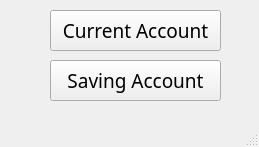
<?xml version="1.0" encoding="UTF-8"?>
<ui version="4.0">
 <class>MainWindow</class>
 <widget class="QMainWindow" name="MainWindow">
  <property name="geometry">
   <rect>
    <x>0</x>
    <y>0</y>
    <width>259</width>
    <height>147</height>
   </rect>
  </property>
  <property name="windowTitle">
   <string>MainWindow</string>
  </property>
  <widget class="QWidget" name="centralwidget">
   <widget class="QPushButton" name="pb_ca">
    <property name="geometry">
     <rect>
      <x>50</x>
      <y>10</y>
      <width>171</width>
      <height>41</height>
     </rect>
    </property>
    <property name="font">
     <font>
      <family>Calibri Light</family>
      <pointsize>14</pointsize>
      <weight>50</weight>
      <bold>false</bold>
     </font>
    </property>
    <property name="text">
     <string>Current Account</string>
    </property>
   </widget>
   <widget class="QPushButton" name="pushButton_2">
    <property name="geometry">
     <rect>
      <x>50</x>
      <y>60</y>
      <width>171</width>
      <height>41</height>
     </rect>
    </property>
    <property name="font">
     <font>
      <family>Calibri Light</family>
      <pointsize>14</pointsize>
      <weight>50</weight>
      <bold>false</bold>
     </font>
    </property>
    <property name="text">
     <string>Saving Account</string>
    </property>
   </widget>
  </widget>
  <widget class="QMenuBar" name="menubar">
   <property name="geometry">
    <rect>
     <x>0</x>
     <y>0</y>
     <width>259</width>
     <height>21</height>
    </rect>
   </property>
  </widget>
  <widget class="QStatusBar" name="statusbar"/>
 </widget>
 <resources/>
 <connections/>
</ui>
